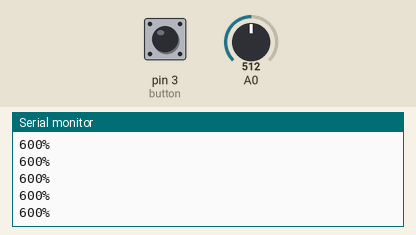
This sketch was run on a simulated Arduino Uno, built with avr-gcc and run on an emulated ATmega328P. On the bench: the last lines printed to the serial monitor. The inputs (shaded band) are chosen by the test bench; at power-on: pin 3 (button) HIGH, A0 = 512.

Above: at 1.2 s.
1.3 s: pin 3 (button) pulled LOW for 0.15 s
At 2.4 s:
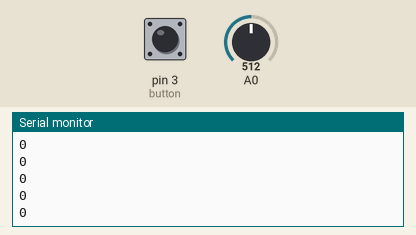
3.2 s: pin 3 (button) pulled LOW for 1 s
At 4.1 s:
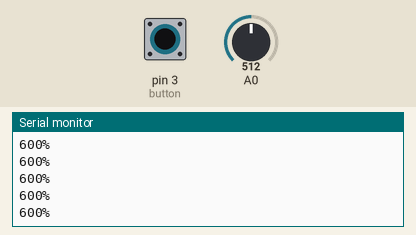
5.7 s: A0 set to 716
At 6.4 s:
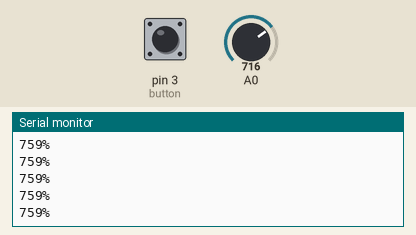
7.2 s: A0 set to 900
At 8.0 s:
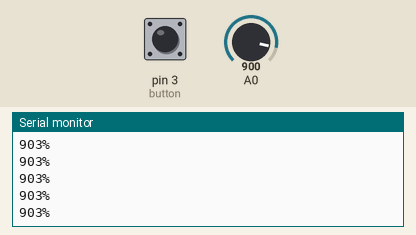
Timing chart, 0 to 9.7 s (numbered marks = the images above; inputs shaded):
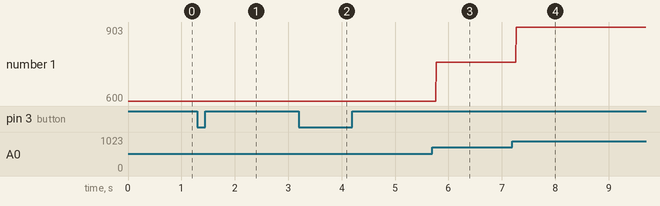

The sketch:

B23_Program.ino
```cpp
// ---  B25 - Regulacija brzine UCN5088
// ---  Autor: Mateo Radic
// ---  11.06.2022.

int button = 3;
int STEP_Pin = 5;

// [ Pomocne promenljive ]
bool debounce = false;
bool isMotorRunning = true;

void button_change(){   // funkcija za interupt dugmeta
  if(!digitalRead(button) && !debounce) {
    debounce = true;
    isMotorRunning = !isMotorRunning;
  }
  else if(debounce) {
    debounce = false;
  }
}

void setup() {
  Serial.begin(9600);
  pinMode(button, INPUT_PULLUP);
  pinMode(STEP_Pin, OUTPUT);
  attachInterrupt(digitalPinToInterrupt(button), button_change, CHANGE); // dodavanje interupta na dugme
}

void loop() {
  if(isMotorRunning){
    int reading = analogRead(A0);
    int readingMap = map(reading, 0, 1024, 200, 1000); // pretvaranje analog reda u vrednosti od 20 - 100
    Serial.println(String(readingMap) + "%");        // ispisivanje brzine u procentima
    digitalWrite(STEP_Pin, HIGH);
    delayMicroseconds(readingMap/2);
    digitalWrite(STEP_Pin, LOW);
    delayMicroseconds(readingMap/2);
  }
  else {
    Serial.println(isMotorRunning);
  }
}
```

Measured:
- after the input at 1.3 s, the serial monitor: prints a new line after 0.07 s (image 1)
- after the input at 5.7 s, the serial monitor: prints a new line after 0.07 s (image 3)
- after the input at 7.2 s, the serial monitor: prints a new line after 0.07 s (image 4)
- plotted number 1: 600 → 759 after the input at 5.7 s, 759 → 903 after the input at 7.2 s
